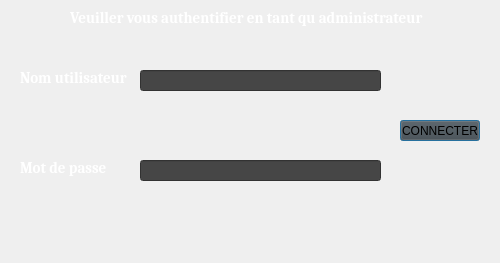
<?xml version="1.0" encoding="UTF-8"?>
<ui version="4.0">
 <class>authen3</class>
 <widget class="QDialog" name="authen3">
  <property name="geometry">
   <rect>
    <x>0</x>
    <y>0</y>
    <width>500</width>
    <height>263</height>
   </rect>
  </property>
  <property name="windowTitle">
   <string>Dialog</string>
  </property>
  <widget class="QLabel" name="label">
   <property name="geometry">
    <rect>
     <x>70</x>
     <y>10</y>
     <width>371</width>
     <height>16</height>
    </rect>
   </property>
   <property name="font">
    <font>
     <family>Cambria</family>
     <pointsize>11</pointsize>
     <weight>75</weight>
     <bold>true</bold>
    </font>
   </property>
   <property name="styleSheet">
    <string notr="true">color: rgb(255, 255, 255);</string>
   </property>
   <property name="text">
    <string>Veuiller vous authentifier en tant qu administrateur</string>
   </property>
  </widget>
  <widget class="QPushButton" name="connecter">
   <property name="geometry">
    <rect>
     <x>400</x>
     <y>120</y>
     <width>80</width>
     <height>21</height>
    </rect>
   </property>
   <property name="styleSheet">
    <string notr="true">background-color: rgb(70, 70, 70);</string>
   </property>
   <property name="text">
    <string>CONNECTER</string>
   </property>
  </widget>
  <widget class="QLineEdit" name="password">
   <property name="geometry">
    <rect>
     <x>140</x>
     <y>160</y>
     <width>241</width>
     <height>21</height>
    </rect>
   </property>
   <property name="styleSheet">
    <string notr="true">background-color: rgb(70, 70, 70);</string>
   </property>
   <property name="echoMode">
    <enum>QLineEdit::Password</enum>
   </property>
  </widget>
  <widget class="QLabel" name="label_4">
   <property name="geometry">
    <rect>
     <x>20</x>
     <y>160</y>
     <width>121</width>
     <height>16</height>
    </rect>
   </property>
   <property name="font">
    <font>
     <family>Cambria</family>
     <pointsize>11</pointsize>
     <weight>75</weight>
     <bold>true</bold>
    </font>
   </property>
   <property name="styleSheet">
    <string notr="true">color: rgb(255, 255, 255);</string>
   </property>
   <property name="text">
    <string>Mot de passe</string>
   </property>
  </widget>
  <widget class="QLabel" name="fond">
   <property name="geometry">
    <rect>
     <x>0</x>
     <y>0</y>
     <width>501</width>
     <height>271</height>
    </rect>
   </property>
   <property name="text">
    <string/>
   </property>
   <property name="pixmap">
    <pixmap resource="../../Documents/Menu/fond2.qrc">:/menu/fond/Fond2.png</pixmap>
   </property>
   <property name="scaledContents">
    <bool>true</bool>
   </property>
  </widget>
  <widget class="QLabel" name="label_2">
   <property name="geometry">
    <rect>
     <x>20</x>
     <y>70</y>
     <width>121</width>
     <height>16</height>
    </rect>
   </property>
   <property name="font">
    <font>
     <family>Cambria</family>
     <pointsize>11</pointsize>
     <weight>75</weight>
     <bold>true</bold>
    </font>
   </property>
   <property name="styleSheet">
    <string notr="true">color: rgb(255, 255, 255);</string>
   </property>
   <property name="text">
    <string>Nom utilisateur</string>
   </property>
  </widget>
  <widget class="QLineEdit" name="username">
   <property name="geometry">
    <rect>
     <x>140</x>
     <y>70</y>
     <width>241</width>
     <height>21</height>
    </rect>
   </property>
   <property name="styleSheet">
    <string notr="true">background-color: rgb(70, 70, 70);</string>
   </property>
  </widget>
  <zorder>fond</zorder>
  <zorder>label</zorder>
  <zorder>connecter</zorder>
  <zorder>password</zorder>
  <zorder>label_4</zorder>
  <zorder>label_2</zorder>
  <zorder>username</zorder>
 </widget>
 <resources>
  <include location="../../Documents/Menu/fond2.qrc"/>
 </resources>
 <connections/>
</ui>
